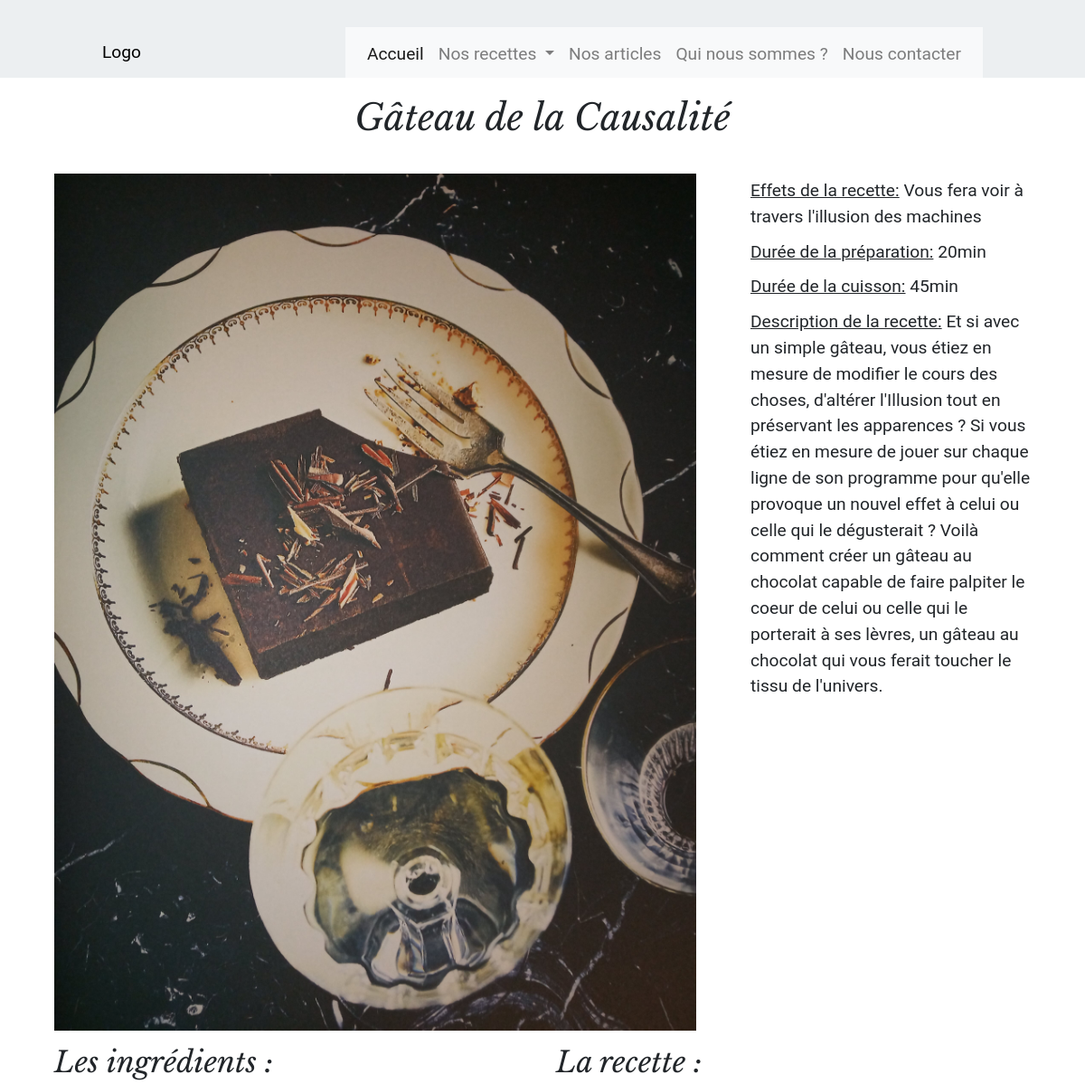
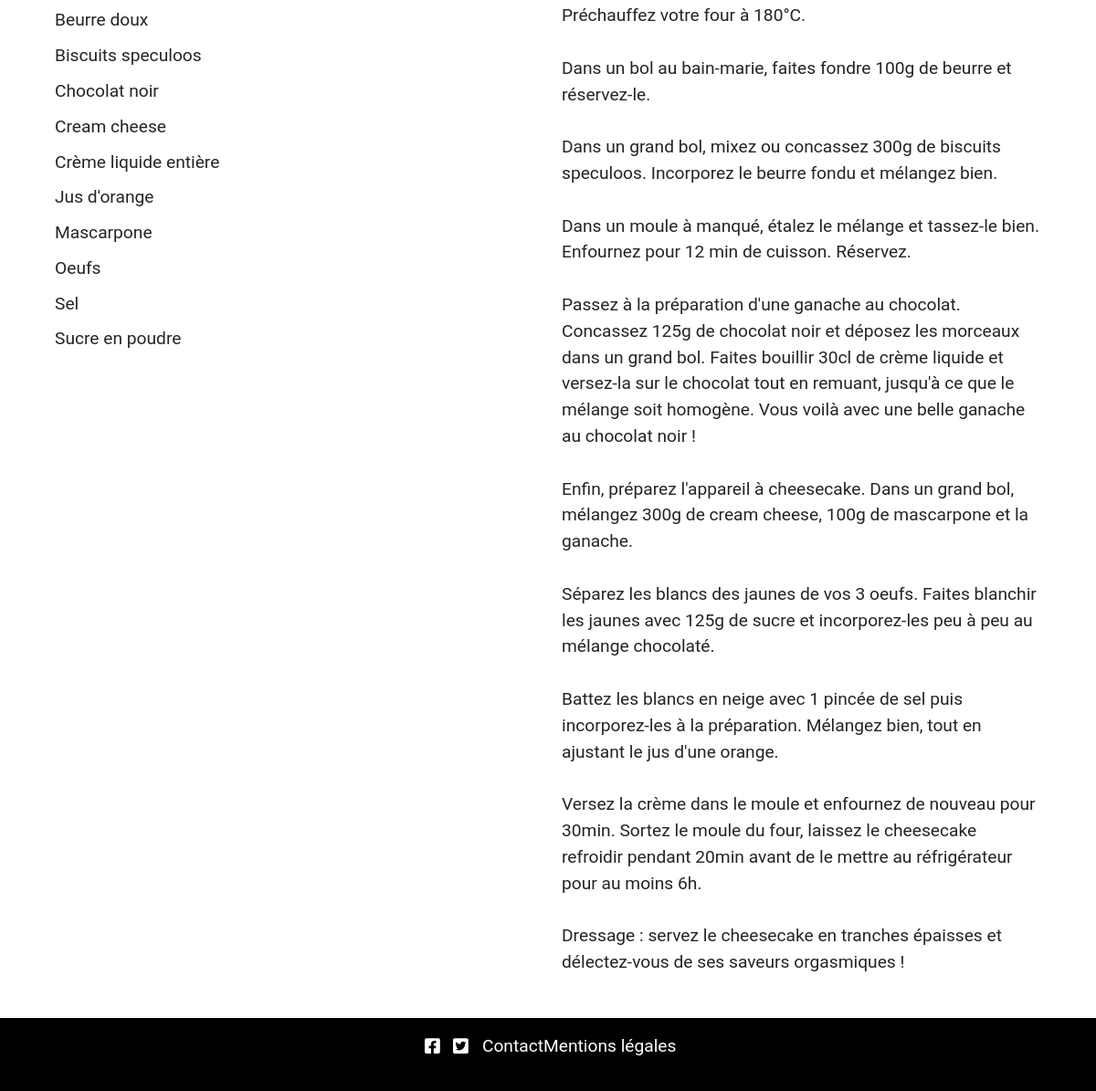
Page /front/recette.php?idrecette=38 on the committed database (2 pictures, top to bottom).
### tables this page shows
CREATE TABLE IF NOT EXISTS `recette` (
  `idRecette` int(4) NOT NULL AUTO_INCREMENT,
  `idOrigine` int(4) NOT NULL,
  `nomRecette` varchar(100) NOT NULL,
  `descriptionRecette` varchar(500) DEFAULT NULL,
  `dureeCuisson` varchar(100) DEFAULT NULL,
  `dureePreparation` varchar(100) DEFAULT NULL,
  `recetteRecette` varchar(5000) DEFAULT NULL,
  `effetsRecette` varchar(500) DEFAULT NULL,
  `idCategorie` int(4) NOT NULL,
  `idImage` int(4) DEFAULT NULL,
  `idEtat` int(4) DEFAULT NULL,
  PRIMARY KEY (`idRecette`),
  KEY `fkOrigine` (`idOrigine`),
  KEY `fkCategorie` (`idCategorie`),
  KEY `fkImage` (`idImage`),
  KEY `fkEtat` (`idEtat`)
);

CREATE TABLE IF NOT EXISTS `ingredient` (
  `idIngredient` int(4) NOT NULL AUTO_INCREMENT,
  `nomIngredient` varchar(50) DEFAULT NULL,
  `recolteIngredient` varchar(200) DEFAULT NULL,
  `lieuIngredient` varchar(500) DEFAULT NULL,
  PRIMARY KEY (`idIngredient`)
);

### front/recette.php (the view, shortened to what this page needs)
<?php
    $base = connect();
    $recette= $base->query("SELECT * FROM recette WHERE idRecette='".$_GET['idrecette']."'")->fetch(PDO::FETCH_OBJ);
    $requete = $base->query("SELECT ingredient.nomIngredient FROM recette, ingredientrecette, ingredient
    WHERE recette.idRecette = ingredientrecette.idRecette
    AND ingredientrecette.idIngredient = ingredient.idIngredient
    AND ingredientrecette.idRecette = '" .$recette->idRecette."'
    ORDER BY nomIngredient");
    $image= $base->query("SELECT urlImage FROM image WHERE idImage='".$recette->idImage."'")->fetch(PDO::FETCH_OBJ);
    $image->urlImage = str_replace("_p", "_g", $image->urlImage);
?>
<section id="ficheRecette">
    <h1><?php if(isset($recette)){ echo $recette->nomRecette; }?></h1>
    <article class="container">
        <div class="row">
            <figure class="col-md-8">
                <img src="<?php if(isset($image)){ echo $image->urlImage ;} ?>" alt="<?php if(isset($recette)){ echo $recette->nomRecette; }?>">
            </figure>
            <div class="col">
                <ul>
                    <li><span style="text-decoration: underline;">Effets de la recette:</span> <?php if(isset($recette)){ echo $recette->effetsRecette; }?></li>
                    <li><span style="text-decoration: underline;">Durée de la préparation:</span> <?php if(isset($recette)){ echo $recette->dureePreparation; }?></li>
                    <li><span style="text-decoration: underline;">Durée de la cuisson:</span> <?php if(isset($recette)){ echo $recette->dureeCuisson; }?></li>
                    <li><span style="text-decoration: underline;">Description de la recette:</span> <?php if(isset($recette)){ echo $recette->descriptionRecette; }?></li>
                </ul>
            </div>
        </div>
        <div class="row">
            <div class="col-md-6">
                <h2>Les ingrédients :</h2>
                <?php while($ingredient = $requete->fetch(PDO::FETCH_OBJ)){
                    echo '<li>'.$ingredient->nomIngredient.'</li>';
                }?>
            </div>
            <div class="col-md-6">
                <h2>La recette :</h2>
                <p mt-2><?php if(isset($recette)){ echo $recette->recetteRecette; }?></p>
            </div>
        </div>
    </article>
</section>

### css/front.css (style rules this page uses)
* { margin:0; padding:0; box-sizing:border-box; }
a,input, textarea { outline:none; }
h1, h2, h3 { font-family: "Libre Baskerville", serif; }
h2 { width:100%; }
a { text-decoration: none; display: inline-block; }
body { font-size: 1.2rem; font-family: 'Roboto', sans-serif; }
header { justify-content: space-around; align-items: center; padding-top:30px; background-color:#eceff1 ; }
header ul { display: flex; list-style: none; height: 5vh; position: relative; }
header a { color: #000; }
object { width: 15vw; height: 15vh; pointer-events: none; }
header nav { z-index: 100; }
header li { background-color: #f8f9fa; }
#ficheRecette h1 { text-align: center; margin-top: 20px; }
#ficheRecette article { padding: 30px; }
#ficheRecette img { display: inline-block; height: auto; width: 100%; }
#ficheRecette ul { padding-left: 30px; }
#ficheRecette li { list-style-type: none; padding: 5px 0; }
footer { background-color: #000; color: #fff; height: 10vh; justify-content: center; align-items: center; }
#reseauxSociaux { margin-right:10px; margin-bottom: 15px; }
#reseauxSociaux a { padding: 5px; }
footer a { color: #fff; }

### rows in the picture
recette: nomRecette "Gâteau de la Causalité", nomRecette (picture), effetsRecette "Vous fera voir à travers l'illusion des machines", dureePreparation "20min", dureeCuisson "45min", descriptionRecette "Et si avec un simple gâteau, vous étiez en mesure de modifier le cours des choses, d'altérer l'Illusion tout en préservant les apparences ? Si vous étiez en mesure de jouer sur chaque ligne de son programme pour qu'elle provoque un nouvel effet à celui ou celle qui le dégusterait ? Voilà comment créer un gâteau au chocolat capable de faire palpiter le coeur de celui ou celle qui le porterait à ses lèvres, un gâteau au chocolat qui vous ferait toucher le tissu de l'univers.", recetteRecette "Préchauffez votre four à 180°C. Dans un bol au bain-marie, faites fondre 100g de beurre et réservez-le. Dans un grand bol, mixez ou concassez 300g de biscuits speculoos. Incorporez le beurre fondu et mélangez bien. Dans un moule à manqué, étalez le mélange et tassez-le bien. Enfournez pour 12 min de cuisson. Réservez. Passez à la préparation d'une ganache au chocolat. Concassez 125g de chocolat noir et déposez les morceaux dans un grand bol. Faites bouillir 30cl de crème liquide et versez-la sur le chocolat tout en remuant, jusqu'à ce que le mélange soit homogène. Vous voilà avec une belle ganache au chocolat noir ! Enfin, préparez l'appareil à cheesecake. Dans un grand bol, mélangez 300g…"
ingredient: nomIngredient "Beurre doux"
ingredient: nomIngredient "Biscuits speculoos"
ingredient: nomIngredient "Chocolat noir"
ingredient: nomIngredient "Cream cheese"
ingredient: nomIngredient "Crème liquide entière"
ingredient: nomIngredient "Jus d'orange"
ingredient: nomIngredient "Mascarpone"
ingredient: nomIngredient "Oeufs"
ingredient: nomIngredient "Sel"
ingredient: nomIngredient "Sucre en poudre"
